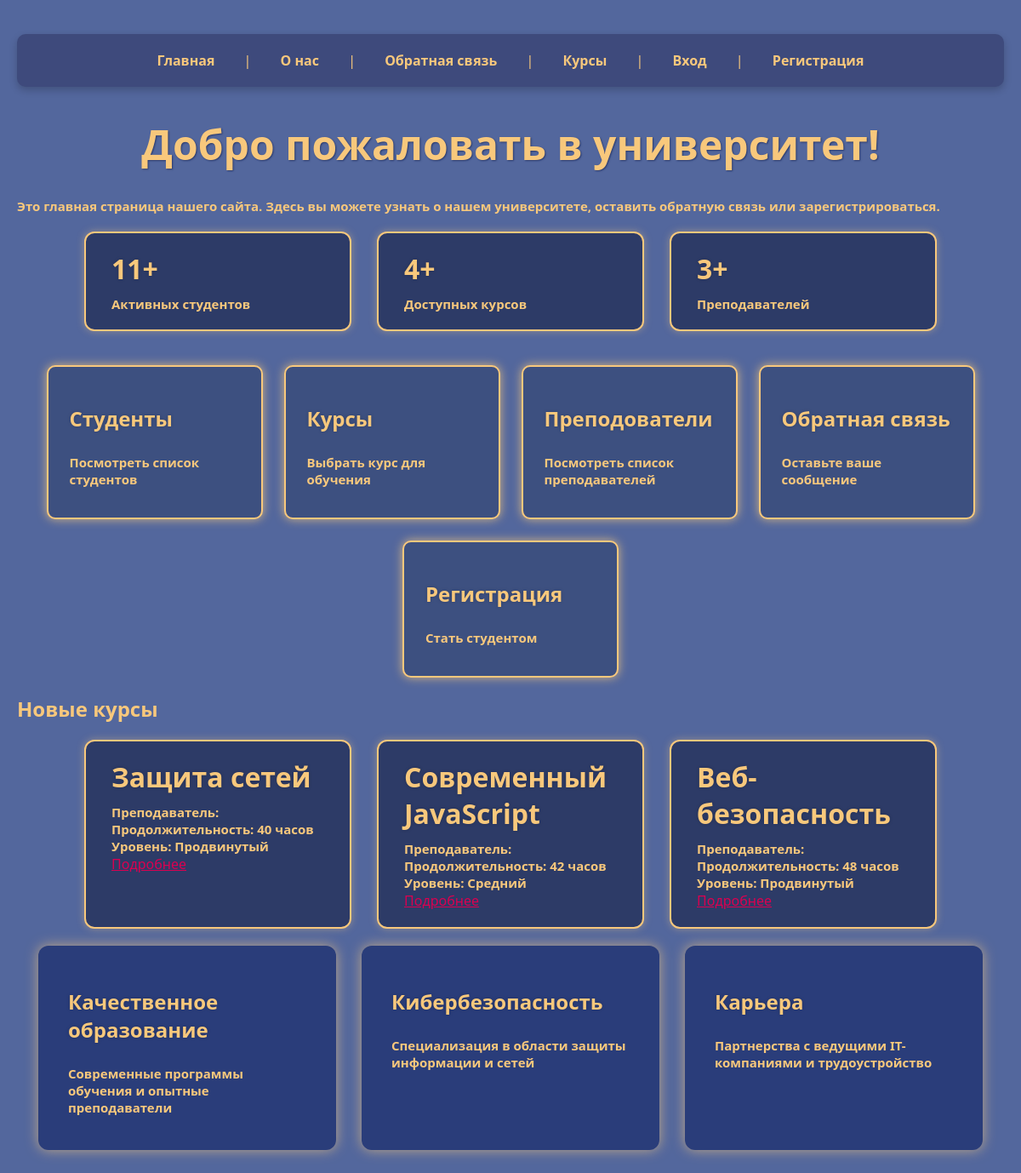
The page / on the database its author committed.
### fefu_lab/models.py (models this page shows, shortened)
class Course(models.Model):
    LEVEL_CHOICES = [
        ('BEGINNER', 'Начальный'),
        ('INTERMEDIATE', 'Средний'),
        ('ADVANCED', 'Продвинутый'),
    ]
    title = models.CharField(max_length=200, unique=True, verbose_name='Название')
    slug = models.SlugField(unique=True, verbose_name='Слаг')
    description = models.TextField(verbose_name='Описание')
    duration = models.PositiveIntegerField(verbose_name='Продолжительность (часы)')
    instructor = models.ForeignKey(Instructor, on_delete=models.SET_NULL, null=True, blank=True, verbose_name='Преподаватель')
    level = models.CharField(max_length=20, choices=LEVEL_CHOICES, default='BEGINNER', verbose_name='Уровень')
    max_students = models.PositiveIntegerField(default=0, verbose_name='Максимальное количество студентов')
    price = models.DecimalField(max_digits=10, decimal_places=2, default=0, verbose_name='Цена')
    is_active = models.BooleanField(default=True, verbose_name='Активен')
    created_at = models.DateTimeField(auto_now_add=True, verbose_name='Дата создания')
    class Meta:
        verbose_name = 'Курс'
        verbose_name_plural = 'Курсы'
        ordering = ['title']

### fefu_lab/views.py (the view)
# urls.py: path('', views.home_page, name='home'),
def home_page(request):
    total_students = Student.objects.count()
    total_courses = Course.objects.filter(is_active=True).count()
    total_instructors = Instructor.objects.count()
    recent_courses = Course.objects.filter(is_active=True).order_by('-created_at')[:3]
    return render(request, 'home.html', {
        'title': 'Главная страница',
        'total_students': total_students,
        'total_courses': total_courses,
        'total_instructors': total_instructors,
        'recent_courses': recent_courses
    })

### fefu_lab/template/home.html (shortened to what this page needs)
{% extends "base.html" %}
{% block heading %}Добро пожаловать в университет!{% endblock %}
{% block content %}
<div class="text-center mb-20">
    <p>Это главная страница нашего сайта. Здесь вы можете узнать о нашем университете, оставить обратную связь или зарегистрироваться.</p>
</div>
<div class="info-grid mb-20">
    <div class="info-item text-center">
        <h3> {{ total_students }}+</h3>
        <p>Активных студентов</p>
    </div>
    <div class="info-item text-center">
        <h3>{{ total_courses }}+</h3>
        <p>Доступных курсов</p>
    </div>
    <div class="info-item text-center">
        <h3>{{ total_instructors }}+</h3>
        <p>Преподавателей</p>
    </div>
</div>
<div class="quick-links mt-20">
    <a href="/student/1/" class="quick-link">
        <h3>Студенты</h3>
        <p>Посмотреть список студентов</p>
    </a>
    <a href="/course_list/" class="quick-link">
        <h3>Курсы</h3>
        <p>Выбрать курс для обучения</p>
    </a>
    <a href="/instructors/" class="quick-link">
        <h3>Преподователи</h3>
        <p>Посмотреть список преподавателей</p>
    </a>
    <a href="/feedback/" class="quick-link">
        <h3>Обратная связь</h3>
        <p>Оставьте ваше сообщение</p>
    </a>
    <a href="/register/" class="quick-link">
        <h3>Регистрация</h3>
        <p>Стать студентом</p>
    </a>
</div>
{% if recent_courses %}
<div class="mt-20">
    <h2>Новые курсы</h2>
    <div class="info-grid">
        {% for course in recent_courses %}
            <div class="info-item">
                <h3>{{ course.title }}</h3>
                <p><strong>Преподаватель:</strong>
                </p>
                <p><strong>Продолжительность:</strong> {{ course.duration }} часов</p>
                <p><strong>Уровень:</strong> {{ course.get_level_display }}</p>
                <a href="/course/{{course.slug}}/" class="btn" style="margin-top: 10px; color: #da0050">Подробнее</a>
            </div>
        {% endfor %}
    </div>
</div>
{% endif %}
<div class="about-features mt-20">
    <div class="feature-card">
        <h3>Качественное образование</h3>
        <p>Современные программы обучения и опытные преподаватели</p>
    </div>
    <div class="feature-card">
        <h3>Кибербезопасность</h3>
        <p>Специализация в области защиты информации и сетей</p>
    </div>
    <div class="feature-card">
        <h3>Карьера</h3>
        <p>Партнерства с ведущими IT-компаниями и трудоустройство</p>
    </div>
</div>
{% endblock %}

### fefu_lab/static/css/style.css (style rules this page uses)
body { font-family: 'Segoe UI', Tahoma, Geneva, Verdana, sans-serif; background-color: #53679d; padding: 40px 20px; color: #F8C87C; text-align: left; margin: 0; min-height: 100vh; }
h3 { font-size: 1.5rem; text-align: left; color: #f8c87c; margin-bottom: 18px; text-shadow: 0 0 4px #00000033; }
p { color: #f8c87c; text-align: left; margin-top: 25px; font-size: 15px; font-weight: 600; }
.text-center { text-align: center; margin-bottom: 20px; color: #F8C87C; font-size: 1.2rem; }
.mb-20 { margin-bottom: 20px; }
.mt-20 { margin-top: 20px; }
.info-grid { display: flex; justify-content: center; gap: 30px; flex-wrap: wrap; margin-bottom: 20px; }
.info-item { background-color: #2d3b67; border: 2px solid #F8C87C; border-radius: 12px; padding: 20px 30px; flex: 1 1 200px; max-width: 250px; box-shadow: 0 0 10px #f8c87c66; color: #F8C87C; }
.info-item h3 { margin-top: 0; margin-bottom: 10px; font-size: 2rem; }
.info-item p { margin: 0; font-weight: 600; }
.quick-links { display: flex; justify-content: center; gap: 25px; flex-wrap: wrap; margin-top: 20px; }
.quick-link { background-color: #3d5080; border: 2px solid #F8C87C; border-radius: 10px; padding: 20px 25px; width: 200px; color: #F8C87C; text-decoration: none; font-weight: 700; box-shadow: 0 0 12px #f8c87ccc; transition: background-color 0.3s ease, color 0.3s ease; text-align: center; }
.about-features { display: flex; justify-content: center; gap: 30px; flex-wrap: wrap; margin-top: 20px; }
.feature-card { background-color: #2a3d7a; border-radius: 12px; box-shadow: 0 0 15px #f8c87caa; padding: 25px 35px; max-width: 280px; color: #F8C87C; text-align: center; font-weight: 600; font-size: 1.1rem; }

### rows shown on the page
Course: title "Защита сетей", duration "40", level "Продвинутый"
Course: title "Современный JavaScript", duration "42", level "Средний"
Course: title "Веб-безопасность", duration "48", level "Продвинутый"

### other values the page prints
{{ total_students }} "11"
{{ total_courses }} "4"
{{ total_instructors }} "3"
